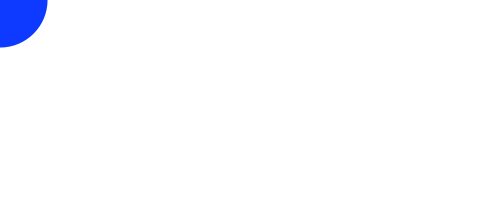
Frame 1 (no input)
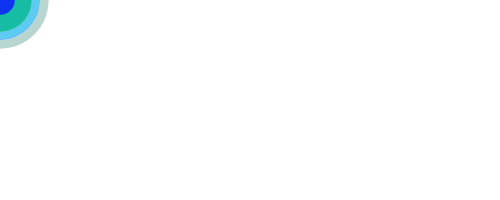
Frame 60 (the mouse pressed at the canvas centre just before this capture)
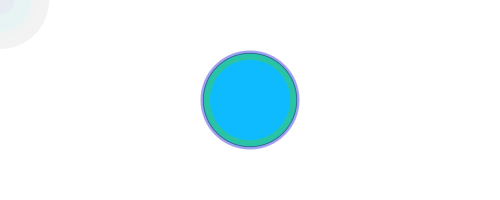
Frame 120 (the mouse held since frame 60 and released just before this capture)

The Processing sketch that drew these frames (run headless with seeded random() and noise(); from frame 60 on, the mouse is pressed at the canvas centre):

// Processing sketch: processing_170432
// ── processing_170432.pde

float circulox;
float circuloy; //son variables que sirven para usar valores fijos durante todo el sketch. 
float dim;
float dim2 = random (100);
float vel = 0.1; //se pueden declarar y nominar aquí arriba. Es más fácil. Normalmente todas son float porque son más precisas. 
float r; 
float g;
float b;


void setup () {
  size (500, 200) ;
  smooth () ;
  background (255) ;
  circulox = 30;
  circuloy = 100;
  dim = random (4, 50);
  frameRate (25);
}

void draw () {
 noStroke (); // para poder usar un cuadrado y poder usar el alfa, hay que hacerlo más grande para que no se vea el stroke.
 float dim2 = random (100);
  //background (255) ;
  fill(255,10);
  rect(0,0, width, height); //Para que los circulos desaparezcan poco a poco hay que hacer un cuadrado nuevo para poder ejecutar alfa.
  r =14 ;
  g = random (15, 200);
  b = random (40, 300);
  dim = random (4, 50);
  fill(r, g, b); // con random se pueden poner aleatorias los parametros.

  //ellipse (random(height,width), random (height) ,50);
  //ellipse (random( width), random (height), dim2, dim2); 
  ellipse (mouseX, mouseY, dim2, dim2); 

  circulox = circulox + vel;
}

void mousePressed () {
 ;
}
